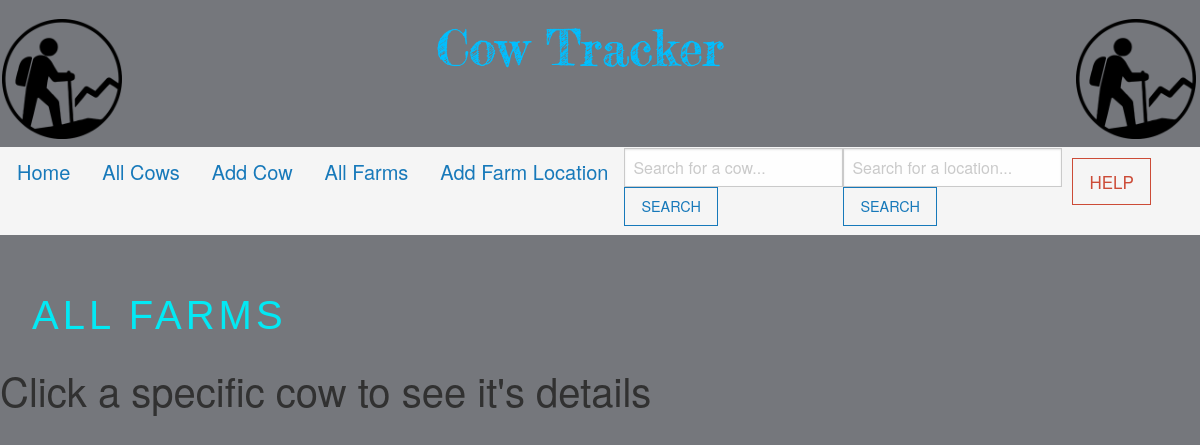
Before: /farms/all-farms/ with the older database file.
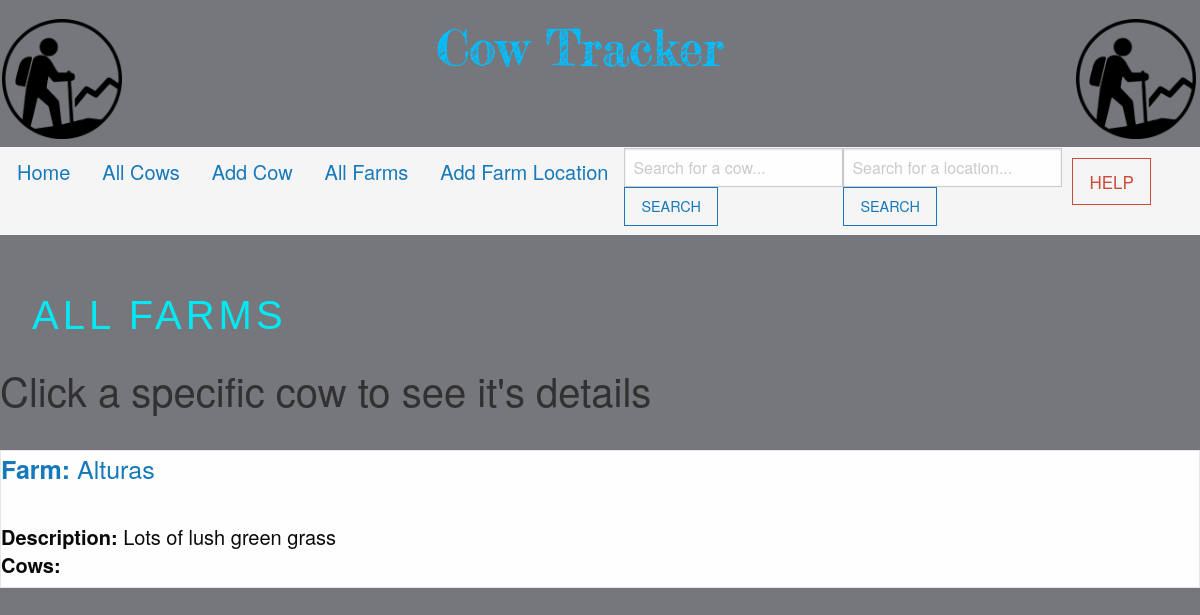
After: the same page with the newer database file.
### myapp/models.py (models this page shows)
class FarmLocations(models.Model):
 location_name = models.CharField('Location Name', max_length=50)
 location_description = models.CharField(max_length=200, blank=True)
 def __str__(self):
    return self.location_name

### myapp/views.py (the view)
# urls.py: path('farms/all-farms/', views.all_farms, name = 'farms'),
def all_farms(request):
  farm_list = FarmLocations.objects.all()
  context={
    "title":"All Farms",
    "farm_list":farm_list
  }
  return render(request, "all_farms.html", context)

### myapp/templates/all_farms.html (shortened to what this page needs)
{% extends "base.html" %}
{% load static %}
{% block body %}
 <div >
    <div class="footer-box">
        <form>
          <a style = "margin-left: 1vw;" >
            ALL Farms
          </a>
        </form>
      </div>
  <h2 style="color:rgb(49, 49, 49)">Click a specific cow to see it's details</h2>
  <br/>
  {% for farm in farm_list reversed %}
  <div class = "card">
    <div class = "card-header" style = "font-size: 2vw;">
      <a href = "{% url 'show-farm' farm.id %}"{{ farm }}>
    </div>
    <div class = "card-body">
      <h4> <strong>Farm:</strong> {{ farm.location_name }}
      <h5 class = "card-title">
              <br/>
              <strong>Description: </strong> {{ farm.location_description }}
              <br/>
              <strong>Cows: </strong>
        </div>
  </div>
  {% endfor %}
</div>
{% endblock %}

Changed rows visible on the page:
added FarmLocations: location_name "Alturas", location_description "Lots of lush green grass"
